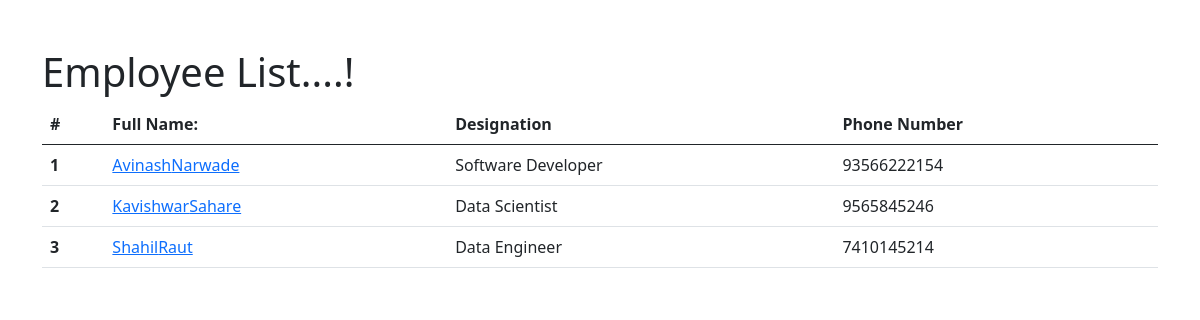
The page / on the database its author committed.
### employee/models.py (models this page shows, shortened)
class Employee(models.Model):
    first_name = models.CharField(max_length=100)
    last_name = models.CharField(max_length=100)
    photo = models.ImageField(upload_to='images')
    designation = models.CharField(max_length=100)
    email_address = models.EmailField(max_length=100,unique=True)
    phone_number = models.CharField(max_length=12,blank=True)
    created_at = models.DateTimeField(auto_now_add=True)
    updated_at = models.DateTimeField(auto_now=True)

### mysite/views.py (the view)
# urls.py: path('',views.home, name='home'),
def home(request):
    employee = Employee.objects.all()
    context = {
        'employee':employee,
    }
    return render(request,'home.html',context)

### templates/home.html (shortened to what this page needs)
{% load static %}
<!DOCTYPE html>
<html lang="en">
<head>
    <link href="https://cdn.jsdelivr.net/npm/bootstrap@5.0.2/dist/css/bootstrap.min.css" rel="stylesheet">
    <link rel="stylesheet" href="{% static 'css\style.css' %}">
</head>
<body>
    <div class="container pt-5">
        <h1>Employee List....!</h1>
        <table class="table">
  <thead>
    <tr>
      <th scope="col">#</th>
      <th scope="col">Full Name:</th>
      <th scope="col">Designation</th>
      <th scope="col">Phone Number</th>
    </tr>
  </thead>
  <tbody>
    {% for emp in employee%}
    <tr>
      <th>{{forloop.counter }}</th>
      <td><a href="{% url 'employee_detail' emp.id%}">{{emp.first_name}}{{emp.last_name}}</a></td>
      <td>{{emp.designation}}</td>
      <td>{{emp.phone_number}}</td>
    </tr>
    {% endfor%}
  </tbody>
</table>
</div>
</body>
</html>

### mysite/static/css/style.css (style rules this page uses)
body { background-color: white; }

### rows shown on the page
Employee: first_name "Avinash", last_name "Narwade", designation "Software Developer", phone_number "93566222154"
Employee: first_name "Kavishwar", last_name "Sahare", designation "Data Scientist", phone_number "9565845246"
Employee: first_name "Shahil", last_name "Raut", designation "Data Engineer", phone_number "7410145214"
